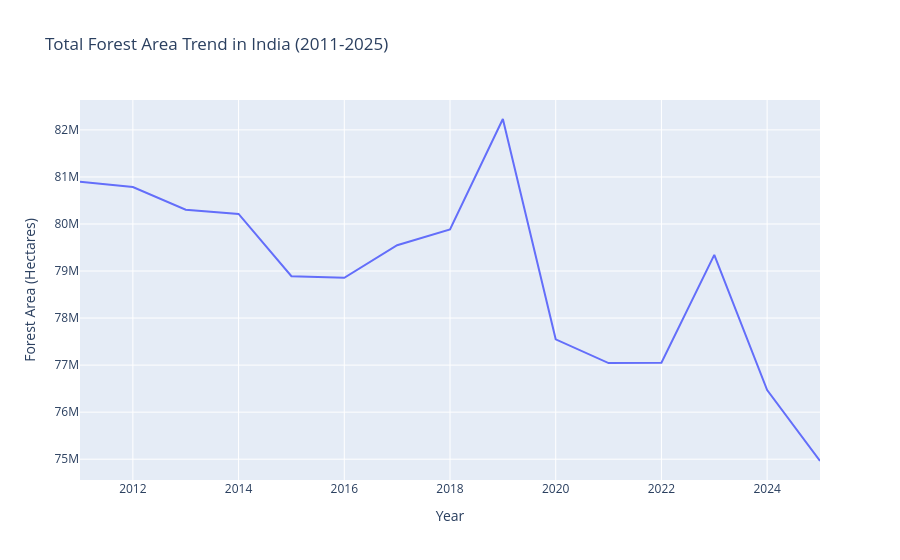

The cell this chart's notebook holds for it:
### Markdown cell above
## 3. Exploratory Data Analysis

### Code cell
# 3.1 Overall Forest Area Trend
yearly_forest = df.groupby('year')['forest_area_ha'].sum().reset_index()

fig = px.line(yearly_forest, x='year', y='forest_area_ha',
              title='Total Forest Area Trend in India (2011-2025)',
              labels={'forest_area_ha': 'Forest Area (Hectares)', 'year': 'Year'})
fig.update_layout(showlegend=False)
fig.show()

### Figure 1 — Plotly figure (JSON) as saved in the notebook; plotly's stock layout.template omitted (floating-point values rounded to 4 significant figures)
{"data": [{"hovertemplate": "Year=%{x}<br>Forest Area (Hectares)=%{y}<extra></extra>", "legendgroup": "", "line": {"color": "#636efa", "dash": "solid"}, "marker": {"symbol": "circle"}, "mode": "lines", "name": "", "orientation": "v", "showlegend": false, "type": "scatter", "x": [2011, 2012, 2013, 2014, 2015, 2016, 2017, 2018, 2019, 2020, 2021, 2022, 2023, 2024, 2025], "xaxis": "x", "y": [80899983, 80784356, 80304369, 80213698, 78890914, 78856732, 79549096, 79884792, 82231732, 77548083, 77043342, 77050150, 79342784, 76469491, 74961520], "yaxis": "y"}], "layout": {"legend": {"tracegroupgap": 0}, "showlegend": false, "title": {"text": "Total Forest Area Trend in India (2011-2025)"}, "xaxis": {"anchor": "y", "domain": [0, 1], "title": {"text": "Year"}}, "yaxis": {"anchor": "x", "domain": [0, 1], "title": {"text": "Forest Area (Hectares)"}}}}
